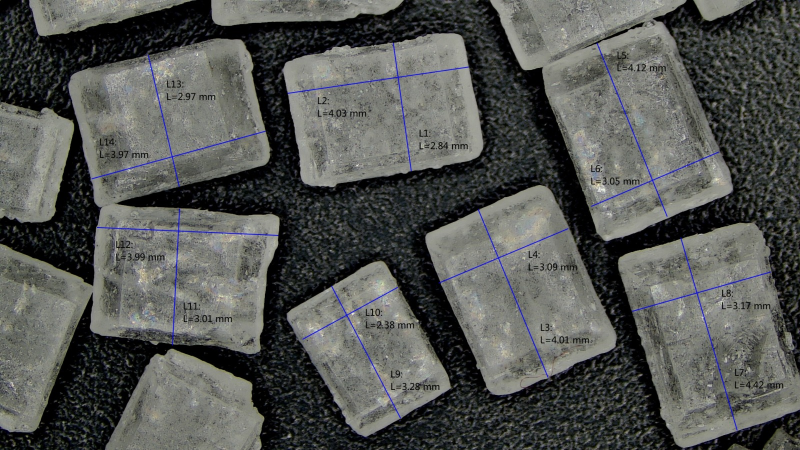
#> input picture sample/IMG-20250506-WA0047.jpg, 1600 x 900 px (shown at 1/2 size); its folder holds only this picture in this run
$ python base.py
#> lines starting #> are read from the running program, lines starting #| are printed output that depends on the picture; after the words box and inside, x2 and y2 are one past the last pixel; in counts of white or black regions, pixels touching at a corner belong together
### preProcessing.py
import cv2 as cv


def preProcessedEdges(img):
    imgCopy = img.copy()
    imgCopy = cv.cvtColor(imgCopy, cv.COLOR_BGR2GRAY)
    imgCopy = cv.GaussianBlur(imgCopy, (5,5), 0)


    ##### Thresholding
    # imgCopy = cv.adaptiveThreshold(imgCopy, 255, cv.ADAPTIVE_THRESH_GAUSSIAN_C, cv.THRESH_BINARY_INV, 31, 10)


    ####### Canny edge
    # imgCopy = cv.Canny(imgCopy, 10, 90)
    imgCopy = cv.Canny(imgCopy, 10, 80, 3, L2gradient=True)
    kernal = cv.getStructuringElement(cv.MORPH_ELLIPSE, (5, 5))
    # imgCopy = cv.dilate(imgCopy, kernal, iterations=1)
    return imgCopy

### houghCircleDetection.py
import cv2 as cv
import numpy as np


def houghCircleDetection(outputImage, inputImage):
    img = outputImage.copy()
    circles = cv.HoughCircles(inputImage, cv.HOUGH_GRADIENT, dp=4, minDist=20, param1=20, param2=80, minRadius=5, maxRadius=25)
    circles = np.uint16(np.around(circles))

    for circle in circles[0,:]:
        cv.circle(img, (circle[0], circle[1]), circle[2], (255, 0,0), 2)

    return [img, len(circles[0])]

### utils.py
import cv2 as cv

def saveImage(img, location):
    cv.imwrite(location, img)

def displayImage(img, title="Image", screen_res = (1280, 720)):
    (h, w) = img.shape[:2]
    scale_width = screen_res[0] / w
    scale_height = screen_res[1] / h
    scale = min(scale_width, scale_height)
    window_width = int(w * scale)
    window_height = int(h * scale)

    resized_img = cv.resize(img, (window_width, window_height))

    cv.imshow(title, resized_img)
    cv.waitKey(0)
    cv.destroyAllWindows()

def addText(img, text, pos=(5, 100), font=cv.FONT_HERSHEY_SIMPLEX, scale=3, color=(255, 0, 0), thickness=5):
    cv.putText(img, text, pos, font, scale, color, thickness)

### contourDetection.py
import cv2 as cv


def getContours(edges):
    contours, _ = cv.findContours(edges, cv.RETR_EXTERNAL, cv.CHAIN_APPROX_SIMPLE)
    return contours

def drawContours(image, ovals):
    for ellipse in ovals:
        cv.ellipse(image, ellipse, (255, 0, 0), 2)
    return image

def getEllipticalContours(edge):
    ovals = []
    for cnt in getContours(edge):
        cnt = cv.convexHull(cnt)
        # APPROXIMATION
        epsilon = 0.001*cv.arcLength(cnt, True)
        approx = cv.approxPolyDP(cnt, epsilon, True)
        cnt = approx

        if len(cnt) >= 5 and cv.contourArea(cnt) > 6:

            ellipse = cv.fitEllipse(cnt)
            (x, y), (MA, ma), angle = ellipse
            aspect_ratio = max(MA, ma) / min(MA, ma)

            # Keep only reasonable ovals (e.g., AR between 1.2 and 3)
            if 1 <= aspect_ratio <= 2:
                # print(ellipse)
                ovals.append(ellipse)
    return ovals


def contourDetection(image, edges):
    contours = getEllipticalContours(edges)

    img = image.copy()
    return [drawContours(img, contours), len(contours)]

### base.py
import cv2 as cv
from houghCircleDetection import houghCircleDetection
from contourDetection import contourDetection
from utils import displayImage, addText

from preProcessing import preProcessedEdges
import os

def load_images_from_folder(folder):
#> called with folder = 'sample'
    images = []
    i = 0
    for filename in os.listdir(folder):
        img = cv.imread(os.path.join(folder,filename))
#> img is the input picture: shape (900, 1600, 3); mean B, G, R 83.4, 86.5, 84.8
        if img is not None:
            edges = preProcessedEdges(img)
#> in preProcessedEdges, `imgCopy = cv.Canny(imgCopy, 10, 80, 3, L2gradient=True)`:
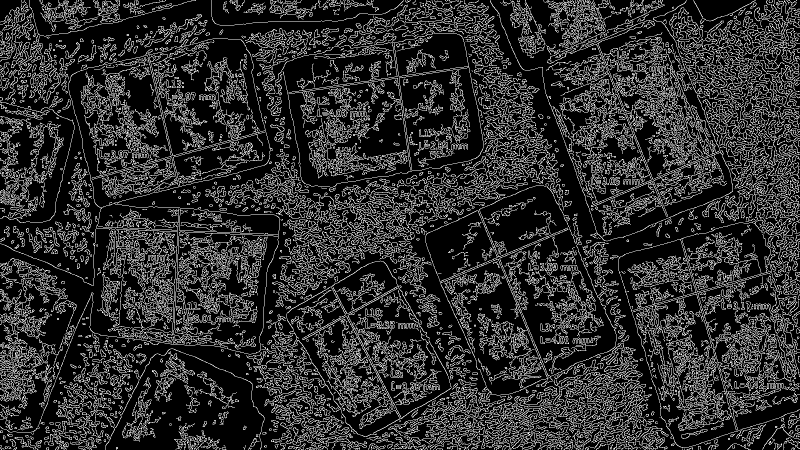
#> imgCopy: shape (900, 1600) (shown at 1/2 size); 18.2% white in thin lines or dots
            # displayImage(edges)

            hough, count = houghCircleDetection(img, edges)
#> in houghCircleDetection, `circles = cv.HoughCircles(inputImage, cv.HOUGH_GRADIENT, dp=4, minDist..`: circles = 1655 rows, first 8: [1050, 834, 22.6], [770, 418, 22.6], [1234, 874, 22.6], [1318, 206, 22.6], [1198, 814, 22.6], [1250, 810, 22.6], [1574, 254, 22.6], [726, 86, 22.6]
#> in houghCircleDetection, `circles = np.uint16(np.around(circles))`: circles = 1655 rows, first 8: [1050, 834, 23], [770, 418, 23], [1234, 874, 23], [1318, 206, 23], [1198, 814, 23], [1250, 810, 23], [1574, 254, 23], [726, 86, 23]
#> the loop in houghCircleDetection, `for circle in circles[0,:]:` made 1655 passes
#> after the loop in houghCircleDetection, `for circle in circles[0,:]:`:
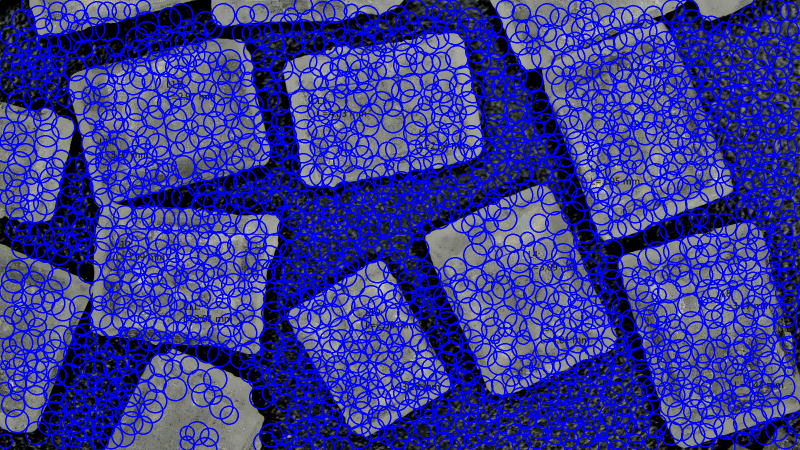
#> img: shape (900, 1600, 3) (shown at 1/2 size); mean B, G, R 146.8, 55.1, 54
#> count = 1655
            addText(hough, f"Hough Detection: {count} cells")
            displayImage(hough)
#> in displayImage, `resized_img = cv.resize(img, (window_width, window_height))`:
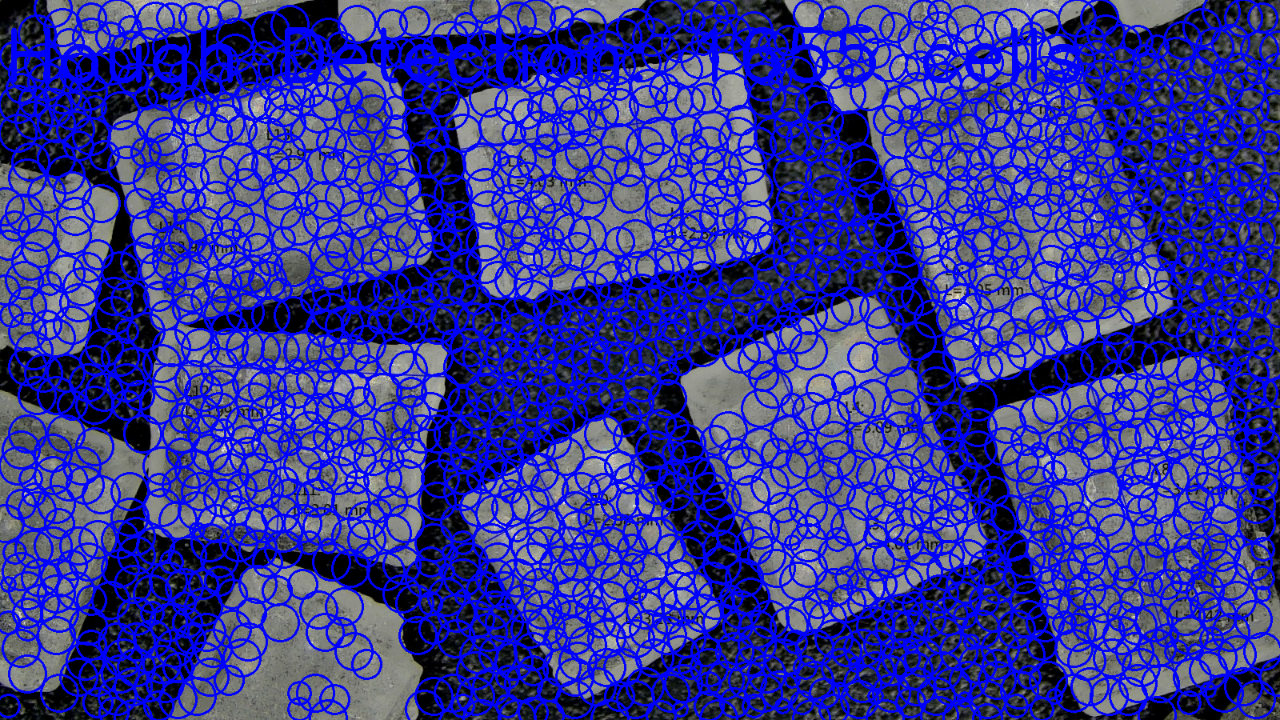
#> resized_img: shape (720, 1280, 3); mean B, G, R 148.5, 54.5, 53.5

            contour, count = contourDetection(img, edges)
#> in getContours, `contours, _ = cv.findContours(edges, cv.RETR_EXTERNAL, cv.CHAIN_APPROX..`: contours = 3488 contours, 2152 with area under 20; largest, box (x1, y1, x2, y2) and area: (850, 437, 1234, 797) 31368, (551, 58, 938, 256) 10150, (549, 521, 903, 874) 8161, (1094, 46, 1438, 359) 3008, (0, 645, 113, 815) 1258
#> the loop in getEllipticalContours, `for cnt in getContours(edge):` made 3488 passes
#> (epsilon, x, y, MA, ma, angle, aspect_ratio) on passes 8, 11, 13, 14, 16, 17, 18, 21, 22, 27, 28, 29: (0.0287, 878.5, 898.5, 4.49, 13.39, 88.36, 2.99), (0.0107, 1177, 897.5, 2.81, 6.79, 67.5, 2.41), (0.0126, 919, 897.5, 3.6, 5.02, 121.7, 1.39), (0.0165, 786, 898, 4.64, 6.55, 85.24, 1.41), (0.0113, 167.5, 897, 3.59, 6.69, 139.7, 1.86), (0.0184, 4.01, 897.4, 3.7, 8.64, 106.9, 2.34), (0.0193, 1586.5, 897, 4.95, 8.08, 63.43, 1.63), (0.0166, 95, 897, 5.06, 6.53, 90, 1.29), (0.0284, 1376.8, 894.5, 9.68, 17.4, 112.7, 1.8), (0.0135, 233.6, 896.1, 3.33, 5.68, 11.19, 1.7), (0.0183, 30.37, 897.1, 3.72, 8.79, 50.11, 2.37), (0.0323, 1319.4, 898.9, 7.07, 32.68, 73.24, 4.62)
#> (epsilon, ellipse) on pass 107: (0.0127, ((13.5, 882.5), (3.67, 5.2), 90))
#> after the loop in getEllipticalContours, `for cnt in getContours(edge):`: ovals = 1715 items
#> the loop in drawContours, `for ellipse in ovals:` made 1715 passes
#> ellipse on passes 1 to 3: ((919, 897.5), (3.6, 5.02), 121.7), ((786, 898), (4.64, 6.55), 85.24), ((167.5, 897), (3.59, 6.69), 139.7)
#> after the loop in drawContours, `for ellipse in ovals:`:
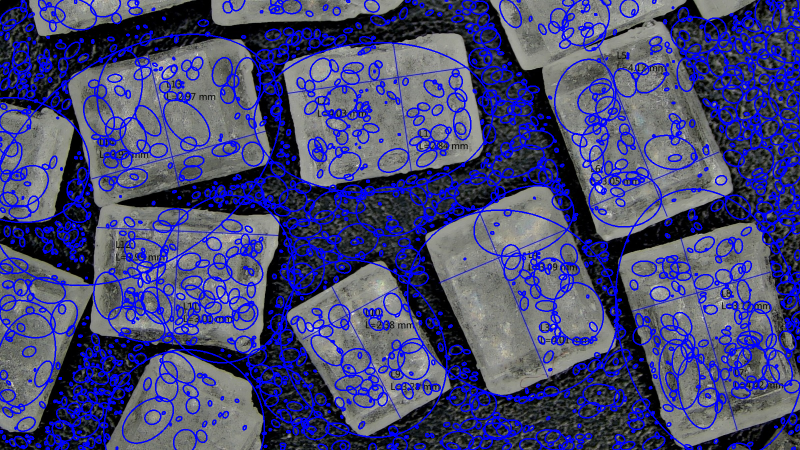
#> image: shape (900, 1600, 3) (shown at 1/2 size); mean B, G, R 117.2, 72, 70.7
#> count = 1715
            addText(contour, f'Contour Detection : {count} cells')
            displayImage(contour)
#> call 2 of displayImage, with title = 'Image', screen_res = (1280, 720)
#> in displayImage (call 2), `resized_img = cv.resize(img, (window_width, window_height))`:
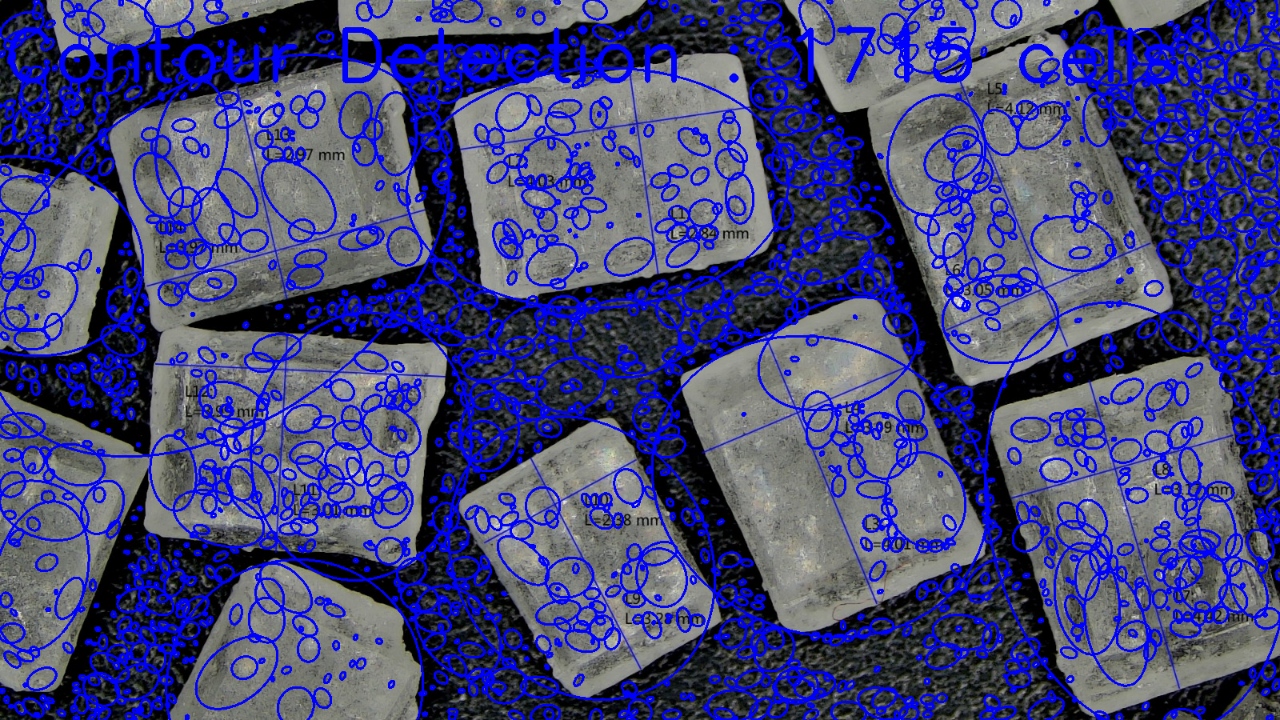
#> resized_img: shape (720, 1280, 3); mean B, G, R 119.4, 71.3, 70

            # cv.imwrite(os.path.join("output", f"[Hough-{i}] {filename}"), hough)
            # cv.imwrite(os.path.join("output", f"[Contour-{i}] {filename}"), contour)

            i += 1


            images.append(img)
    return images

images = load_images_from_folder("sample")
#> images = 1 item

# [14 lines of commented-out code are left out]
